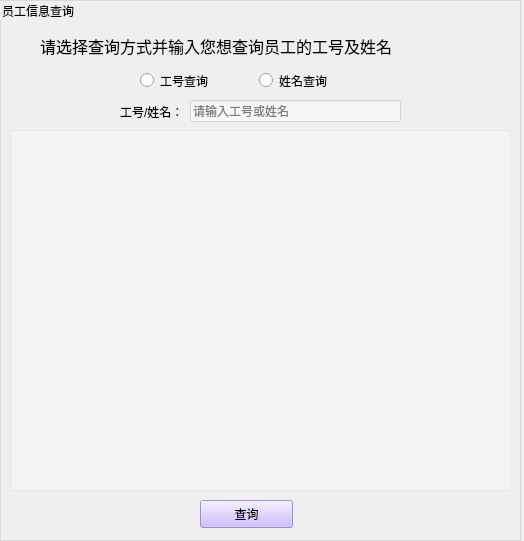
<?xml version="1.0" encoding="UTF-8"?>
<ui version="4.0">
 <class>Form</class>
 <widget class="QWidget" name="Form">
  <property name="geometry">
   <rect>
    <x>0</x>
    <y>0</y>
    <width>524</width>
    <height>541</height>
   </rect>
  </property>
  <property name="minimumSize">
   <size>
    <width>524</width>
    <height>541</height>
   </size>
  </property>
  <property name="maximumSize">
   <size>
    <width>524</width>
    <height>541</height>
   </size>
  </property>
  <property name="windowTitle">
   <string>Form</string>
  </property>
  <property name="styleSheet">
   <string notr="true"/>
  </property>
  <widget class="QGroupBox" name="groupBox">
   <property name="geometry">
    <rect>
     <x>0</x>
     <y>0</y>
     <width>521</width>
     <height>541</height>
    </rect>
   </property>
   <property name="styleSheet">
    <string notr="true">QGroupBox {
border:1px solid rgb(217, 217, 217);
}</string>
   </property>
   <property name="title">
    <string>员工信息查询</string>
   </property>
   <widget class="QPushButton" name="btn_check">
    <property name="geometry">
     <rect>
      <x>200</x>
      <y>500</y>
      <width>93</width>
      <height>28</height>
     </rect>
    </property>
    <property name="styleSheet">
     <string notr="true">background-color: rgb(194, 170, 255,200);
</string>
    </property>
    <property name="text">
     <string>查询</string>
    </property>
   </widget>
   <widget class="QLabel" name="label_11">
    <property name="geometry">
     <rect>
      <x>40</x>
      <y>30</y>
      <width>441</width>
      <height>31</height>
     </rect>
    </property>
    <property name="font">
     <font>
      <family>华文行楷</family>
      <pointsize>12</pointsize>
     </font>
    </property>
    <property name="text">
     <string>请选择查询方式并输入您想查询员工的工号及姓名</string>
    </property>
   </widget>
   <widget class="QWidget" name="layoutWidget">
    <property name="geometry">
     <rect>
      <x>140</x>
      <y>70</y>
      <width>231</width>
      <height>21</height>
     </rect>
    </property>
    <layout class="QHBoxLayout" name="horizontalLayout">
     <item>
      <widget class="QRadioButton" name="radioButton_id">
       <property name="text">
        <string>工号查询</string>
       </property>
      </widget>
     </item>
     <item>
      <widget class="QRadioButton" name="radioButton_name">
       <property name="text">
        <string>姓名查询</string>
       </property>
      </widget>
     </item>
    </layout>
   </widget>
   <widget class="QTableWidget" name="tableWidget">
    <property name="geometry">
     <rect>
      <x>10</x>
      <y>130</y>
      <width>501</width>
      <height>361</height>
     </rect>
    </property>
    <property name="styleSheet">
     <string notr="true">background-color: rgb(255, 255, 255, 60);</string>
    </property>
   </widget>
   <widget class="QWidget" name="layoutWidget">
    <property name="geometry">
     <rect>
      <x>120</x>
      <y>100</y>
      <width>281</width>
      <height>23</height>
     </rect>
    </property>
    <layout class="QHBoxLayout" name="horizontalLayout_2">
     <item>
      <widget class="QLabel" name="label">
       <property name="text">
        <string>工号/姓名：</string>
       </property>
       <property name="buddy">
        <cstring>lineEdit</cstring>
       </property>
      </widget>
     </item>
     <item>
      <widget class="QLineEdit" name="lineEdit">
       <property name="styleSheet">
        <string notr="true">background-color: rgb(255, 255, 255 , 120);</string>
       </property>
       <property name="placeholderText">
        <string>请输入工号或姓名</string>
       </property>
      </widget>
     </item>
    </layout>
   </widget>
  </widget>
 </widget>
 <tabstops>
  <tabstop>radioButton_id</tabstop>
  <tabstop>radioButton_name</tabstop>
  <tabstop>lineEdit</tabstop>
  <tabstop>tableWidget</tabstop>
  <tabstop>btn_check</tabstop>
 </tabstops>
 <resources/>
 <connections/>
</ui>
